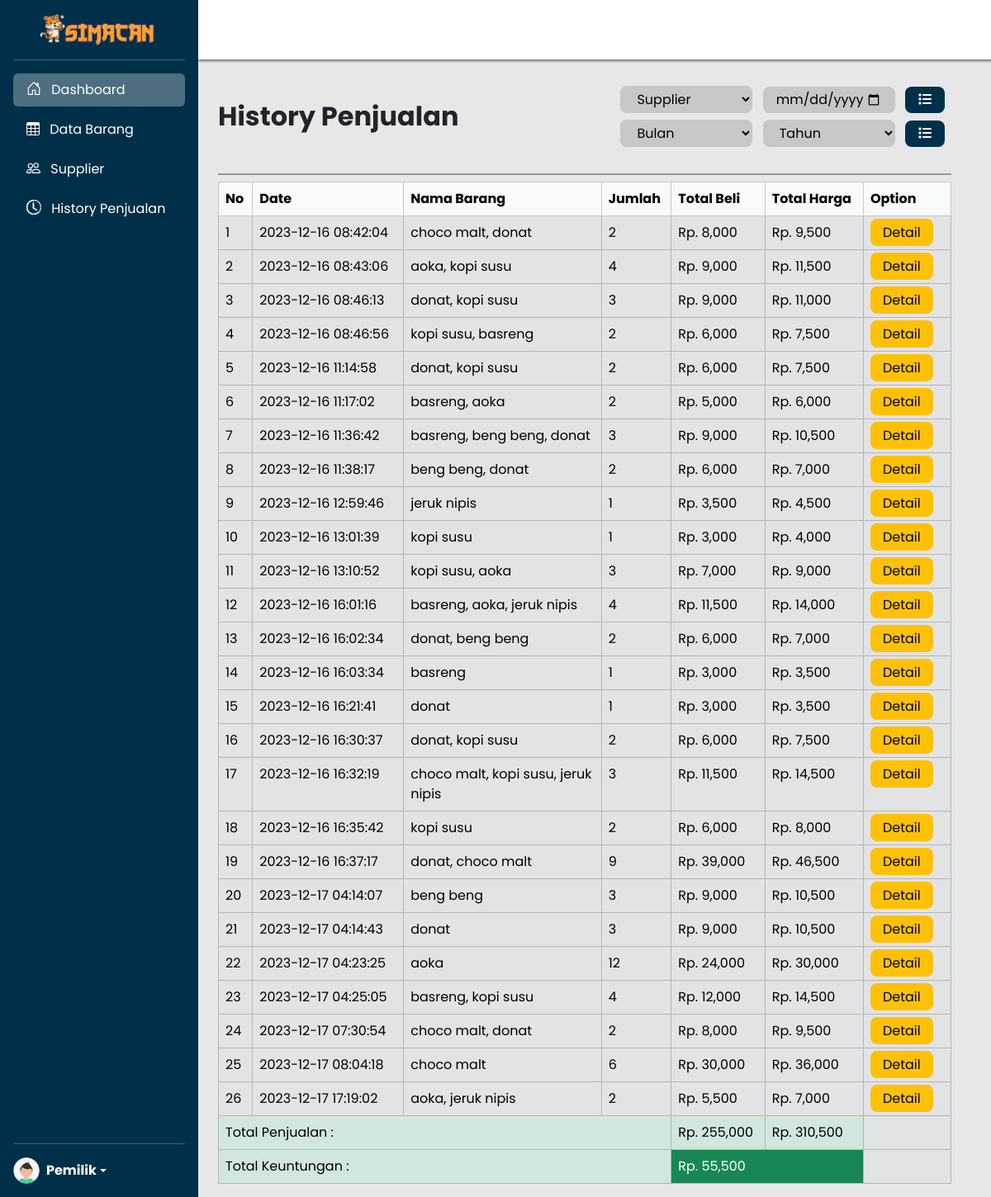
Screenshot of /public/History (signed in) with the database file from the repository.
### tables this page shows
CREATE TABLE `transaksi` (
  `id_transaksi` int(11) NOT NULL,
  `id_user` int(11) NOT NULL,
  `tanggal_transaksi` datetime NOT NULL
);

### app/core/Controller.php (called while the page is built, shortened)
<?php
class Controller{
    public function view($view, $data = [] )
    {
        require_once '../app/views/'. $view . '.php';
    }
    public function model($model)
    {
        return new $model;
    }
}

### app/controllers/History.php (called while the page is built, shortened)
<?php
class History extends Controller
{
  public function index(){
      if ($_SERVER['REQUEST_METHOD'] === 'POST' && isset($_POST['filter2'])) {
        $month = $_POST['bulan'];
        $years = $_POST['tahun'];
        $data['history'] = $this->model('HistoryModel')->searchBawah($month, $years);
        $data['total'] = $this->model('HistoryModel')->hitungTotal(0, '', $month, $years);
      } else if ($_SERVER['REQUEST_METHOD'] === 'POST' && isset($_POST['filter1'])) {
        $id = $_POST['supplier'];
        $date = $_POST['date'];
        $data['history'] = $this->model('HistoryModel')->searchAtas($id,$date);
        $data['total'] = $this->model('HistoryModel')->hitungTotal($id, "$date", 0, 0);
      } else {
        $data['history'] = $this->model('HistoryModel')->getHistory();
        $data['total'] = $this->model('HistoryModel')->hitungTotal(0, '', 0, 0);
      }
      $data['history2'] = $this->model('HistoryModel')->getHistory();
      $data['suppliers'] = $this->model('SupplierModel')->getSuppliers();
      $this->view('history/index',$data);
  }
}

### app/core/App.php (called while the page is built, shortened)
<?php
class App {
    protected $method = 'index';
    protected $params = [];
    public function __construct()
    {
        $this->controller = new $this->controller;
        call_user_func_array([$this->controller, $this->method],$this->params);
    }
}

### public/index.php (called while the page is built, shortened)
<?php
$app = new App;

### app/models/HistoryModel.php (called while the page is built, shortened)
<?php
class HistoryModel {
    private $db;
    public function __construct() {
        $this->db = new Database;
    }
    public function getHistory() {
        $sql = "SELECT * FROM history_view;";
        $stmt = $this->db->prepare($sql);
        $stmt->execute();
        $result = $stmt->fetchAll(PDO::FETCH_ASSOC);
        return $result ? $result : array();
    }
    public function hitungTotal($id, $date, $month, $year) {
        $sql = "
        SELECT
            hitung_total_harga_beli ($id, '$date', $month, $year) AS total_beli,
            hitung_total_harga_jual ($id, '$date', $month, $year) AS total_jual,
            hitung_selisih_harga ($id, '$date', $month, $year) AS total_keuntungan;
        ";
        $stmt = $this->db->prepare($sql);
        if ($stmt->execute()) {
            $data = $stmt->fetchAll(PDO::FETCH_ASSOC);
            return $data;
        } else {
            return array();
        }
    }
}
?>

### app/core/Database.php (called while the page is built, shortened)
<?php
class Database
{
    private $host = DB_HOST;
    private $user = DB_USER;
    private $pass = DB_PASS;
    private $db_name = DB_NAME;
    private $conn;
    public function __construct()
    {
        $dsn = 'mysql:host=' . $this->host . ';dbname=' . $this->db_name;
        $options = [
            PDO::ATTR_PERSISTENT => true,
            PDO::ATTR_ERRMODE => PDO::ERRMODE_EXCEPTION
        ];
        try {
            $this->conn = new PDO($dsn, $this->user, $this->pass, $options);
        } catch (PDOException $e) {
            $this->error = $e->getMessage();
            die($this->error);
        }
    }
    public function prepare($query) {
        return $this->conn->prepare($query);
    }
}

### app/views/history/index.php (the view, shortened to what this page needs)
<main class="d-flex flex-nowrap">
    <?php
        include "../app/views/template/sidebar.php";
    ?>
    <div class="data-barang overflow-auto" style="width: 100%">
        <div class="nav-utama"></div>
        <div class="wrap-barang bg-gray pt-5">
          <div class="header pb-2 pt-4 ms-4 me-5 mt-3 d-flex justify-content-between align-items-center border-bot">
            <h2 class="fw-bold">History Penjualan</h2>
            <div class="grup pe-0 mt-3">
              <form action="" method="post" class="mb-2">
                <select id="supplier" name="supplier" class="px-3 py-1 rounded-3 pilih-bulan me-2" style="width: 10rem">
                <option value="0">Supplier</option>
                </select>
                <input type="date" name="date" id="date" class="date px-3 py-1 rounded-3" style="width: 10rem">
                <button type="submit" name="filter1" class="mx-2 rounded-3 px-3 py-1 cari-barang"><i class="fa-solid fa-list"></i></button>
              </form>
              <form action="" method="post">
                <select id="bulan" name="bulan" class="px-3 py-1 rounded-3 pilih-bulan me-2" style="width: 10rem">
                  <option value="0">Bulan</option>
                </select>
                <select id="tahun" name="tahun" class="px-3 py-1 rounded-3 pilih-tahun" style="width: 10rem">
                  <option value="0">Tahun</option>
                </select>
                <button type="submit" name="filter2" class="mx-2 rounded-3 px-3 py-1 cari-barang"><i class="fa-solid fa-list"></i></button>
              </form>
            </div>
          </div>
          <div class="table-responsive mx-4 me-5">
            <table class="mt-2 table table-secondary table-bordered">
              <thead>
                <tr class="table-light">
                  <th>No</th>
                  <th>Date</th>
                  <th style="width: 27%">Nama Barang</th>
                  <th>Jumlah</th>
                  <th>Total Beli</th>
                  <th>Total Harga</th>
                  <?php
                  if (!isset($_POST['filter1']) || $data['history'] == $data['history2']) { ?>
                  <th>Option</th>
                  <?php } ?>
                </tr>
              </thead>
              <tbody>
              <?php
                if (isset($_POST['filter1']) && $data['history'] != $data['history2']) {
                  $no = 1;
                  foreach($data['total'] as $item) {
                    $jumlahBeli = $item['total_beli'];
                    $jumlahJual = $item['total_jual'];
                    $jumlahKeuntungan = $item['total_keuntungan'];
                  }
                  foreach ($data['history'] as $item) {
                      ?>
                      <tr class="bg-secondary">
                          <td><?php echo $no++; ?></td>
                          <td><?php echo $item['tanggal_transaksi']; ?></td>
                          <td><?php echo $item['nama_barang']; ?></td>
                          <td><?php echo $item['total_qty']; ?></td>
                          <td>Rp. <?php echo number_format($item['harga_beli']); ?></td>
                          <td>Rp. <?php echo number_format($item['harga_jual']); }?></td>
                      </tr>
                  <tr>
                      <td class="table-success" colspan="4">Total Penjualan :</td>
                      <td class="table-success">Rp. <?php echo number_format($jumlahBeli); ?></td>
                      <td class="table-success">Rp. <?php echo number_format($jumlahJual); ?></td>
                  </tr>
                  <tr>
                    <td class="bg-success-subtle" colspan="4">Total Keuntungan :</td>
                    <td class="bg-success text-white"colspan="2" >Rp. <?php echo number_format($jumlahJual - $jumlahBeli); ?></td>
                  </tr>
                  <?php
                    } else {
                      $no = 1;
                      foreach($data['total'] as $item) {
                        $jumlahBeli = $item['total_beli'];
                        $jumlahJual = $item['total_jual'];
                        $jumlahKeuntungan = $item['total_keuntungan'];
                      }
                      foreach ($data['history'] as $item) {
                          ?>
                          <tr class="bg-secondary">
                              <td><?php echo $no++; ?></td>
                              <td><?php echo $item['tanggal_transaksi']; ?></td>
                              <td><?php echo $item['nama_barang']; ?></td>
                              <td><?php echo $item['total_qty']; ?></td>
                              <td>Rp. <?php echo number_format($item['harga_beli']); ?></td>
                              <td>Rp. <?php echo number_format($item['harga_jual']); ?></td>
                              <td><a href="#" class="edit" data-id="<?= $item['id_transaksi']; ?>" data-url="<?= BASEURL; ?>" data-bs-toggle="modal" data-bs-target="#detailModal">Detail</a></td>
                          </tr>
                          <?php
                      }
                      ?>
                      <tr>
                          <td class="table-success" colspan="4">Total Penjualan :</td>
                          <td class="table-success">Rp. <?php echo number_format($jumlahBeli); ?></td>
                          <td class="table-success">Rp. <?php echo number_format($jumlahJual); ?></td>
                          <td></td>
                      </tr>
                      <tr>
                        <td class="bg-success-subtle" colspan="4">Total Keuntungan :</td>
                        <td class="bg-success text-white"colspan="2" >Rp. <?php echo number_format($jumlahKeuntungan); ?></td>
                        <td></td>
                      </tr>
                    <?php
                  }
                  ?>
              </tbody>
            </table>
          </div>
         </div>
       </div>
     </main>

### public/assets/style/sidebars.css (style rules this page uses)
* { font-family: Poppins, sans-serif; box-sizing: border-box; text-decoration: none; margin: 0; padding: 0; }
.border-bot { border-bottom: 2px solid rgb(153, 153, 153); }
.bg-gray { background-color: #e7e7e7; }
.grup { margin-bottom: 1.5rem; }
.cari-barang { border: none; background-color: #003049; transition: 0.2s; color: white; }
input.search, input.date, select.pilih-bulan, select.pilih-tahun { border: none; background-color: rgb(199, 199, 199); }
th, td { padding-right: 3rem; padding-top: 0.5rem; padding-bottom: 0.5rem; }
a.edit, button.edit { background-color: #ffc107; padding: 5px 15px; border-radius: 8px; margin-right: 0.5rem; color: black; transition: 0.3s; border: none; }
a { text-decoration: none; }
.nav-utama { height: 4.5rem; width: 100%; filter: drop-shadow(0 2px 0.1rem rgba(0, 0, 0, 0.5)); background-color: #fff; }
.nav-utama { position: fixed; z-index: 999; }
.wrap-barang { min-height: 100vh; }
body { min-height: 100vh; min-height: -webkit-fill-available; }
html { height: -webkit-fill-available; }
main { height: 100vh; height: -webkit-fill-available; max-height: 100vh; overflow-x: auto; overflow-y: hidden; }

### rows the page displays
transaksi: tanggal_transaksi "2023-12-16 08:42:04", nama_barang "choco malt, donat", total_qty "2", harga_beli "8,000", harga_jual "9,500"
transaksi: tanggal_transaksi "2023-12-16 08:43:06", nama_barang "aoka, kopi susu", total_qty "4", harga_beli "9,000", harga_jual "11,500"
transaksi: tanggal_transaksi "2023-12-16 08:46:13", nama_barang "donat, kopi susu", total_qty "3", harga_beli "9,000", harga_jual "11,000"
transaksi: tanggal_transaksi "2023-12-16 08:46:56", nama_barang "kopi susu, basreng", total_qty "2", harga_beli "6,000", harga_jual "7,500"
transaksi: tanggal_transaksi "2023-12-16 11:14:58", nama_barang "donat, kopi susu", total_qty "2", harga_beli "6,000", harga_jual "7,500"
transaksi: tanggal_transaksi "2023-12-16 11:17:02", nama_barang "basreng, aoka", total_qty "2", harga_beli "5,000", harga_jual "6,000"
transaksi: tanggal_transaksi "2023-12-16 11:36:42", nama_barang "basreng, beng beng, donat", total_qty "3", harga_beli "9,000", harga_jual "10,500"
transaksi: tanggal_transaksi "2023-12-16 11:38:17", nama_barang "beng beng, donat", total_qty "2", harga_beli "6,000", harga_jual "7,000"
transaksi: tanggal_transaksi "2023-12-16 12:59:46", nama_barang "jeruk nipis", total_qty "1", harga_beli "3,500", harga_jual "4,500"
transaksi: tanggal_transaksi "2023-12-16 13:01:39", nama_barang "kopi susu", total_qty "1", harga_beli "3,000", harga_jual "4,000"
transaksi: tanggal_transaksi "2023-12-16 13:10:52", nama_barang "kopi susu, aoka", total_qty "3", harga_beli "7,000", harga_jual "9,000"
transaksi: tanggal_transaksi "2023-12-16 16:01:16", nama_barang "basreng, aoka, jeruk nipis", total_qty "4", harga_beli "11,500", harga_jual "14,000"
transaksi: tanggal_transaksi "2023-12-16 16:02:34", nama_barang "donat, beng beng", total_qty "2", harga_beli "6,000", harga_jual "7,000"
transaksi: tanggal_transaksi "2023-12-16 16:03:34", nama_barang "basreng", total_qty "1", harga_beli "3,000", harga_jual "3,500"
transaksi: tanggal_transaksi "2023-12-16 16:21:41", nama_barang "donat", total_qty "1", harga_beli "3,000", harga_jual "3,500"
transaksi: tanggal_transaksi "2023-12-16 16:30:37", nama_barang "donat, kopi susu", total_qty "2", harga_beli "6,000", harga_jual "7,500"
transaksi: tanggal_transaksi "2023-12-16 16:32:19", nama_barang "choco malt, kopi susu, jeruk nipis", total_qty "3", harga_beli "11,500", harga_jual "14,500"
transaksi: tanggal_transaksi "2023-12-16 16:35:42", nama_barang "kopi susu", total_qty "2", harga_beli "6,000", harga_jual "8,000"
transaksi: tanggal_transaksi "2023-12-16 16:37:17", nama_barang "donat, choco malt", total_qty "9", harga_beli "39,000", harga_jual "46,500"
transaksi: tanggal_transaksi "2023-12-17 04:14:07", nama_barang "beng beng", total_qty "3", harga_beli "9,000", harga_jual "10,500"
transaksi: tanggal_transaksi "2023-12-17 04:14:43", nama_barang "donat", total_qty "3", harga_beli "9,000", harga_jual "10,500"
transaksi: tanggal_transaksi "2023-12-17 04:23:25", nama_barang "aoka", total_qty "12", harga_beli "24,000", harga_jual "30,000"
transaksi: tanggal_transaksi "2023-12-17 04:25:05", nama_barang "basreng, kopi susu", total_qty "4", harga_beli "12,000", harga_jual "14,500"
transaksi: tanggal_transaksi "2023-12-17 07:30:54", nama_barang "choco malt, donat", total_qty "2", harga_beli "8,000", harga_jual "9,500"
transaksi: tanggal_transaksi "2023-12-17 08:04:18", nama_barang "choco malt", total_qty "6", harga_beli "30,000", harga_jual "36,000"
transaksi: tanggal_transaksi "2023-12-17 17:19:02", nama_barang "aoka, jeruk nipis", total_qty "2", harga_beli "5,500", harga_jual "7,000"

### other values shown
$jumlahBeli "255,000"
$jumlahJual "310,500"
$jumlahKeuntungan "55,500"
